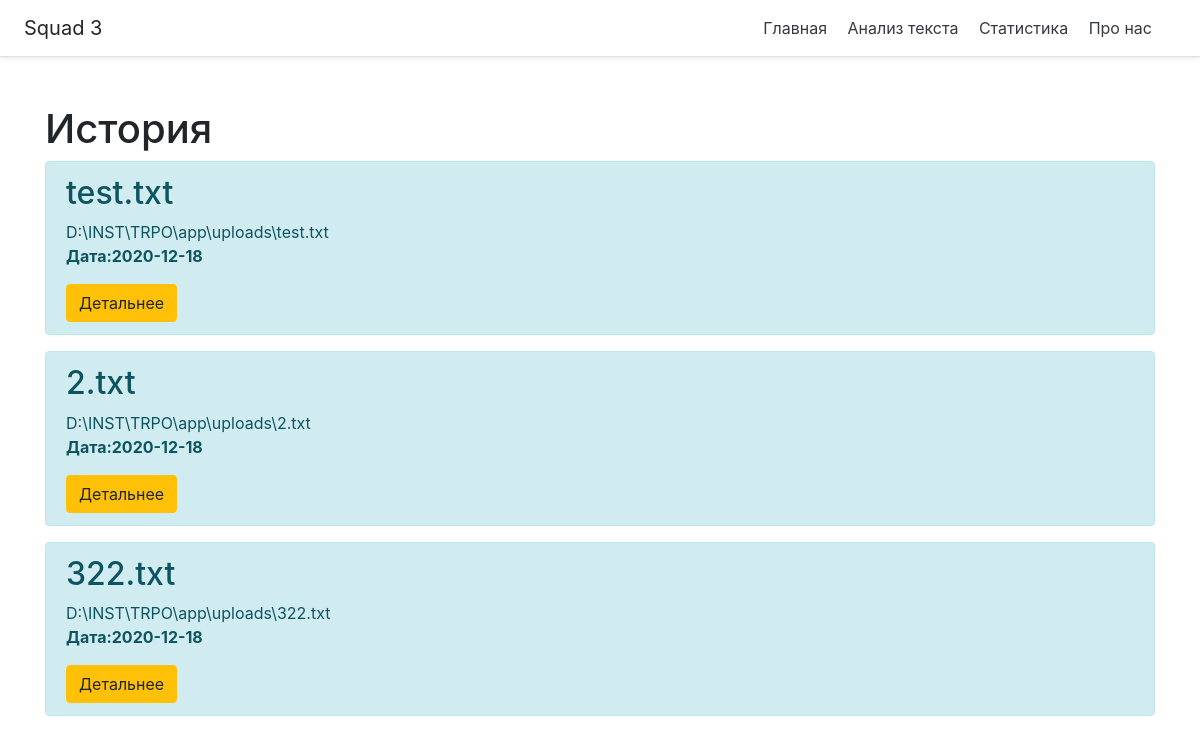
The page /show-statistics on the database its author committed.
### app/models.py (models this page shows)
class Files(db.Model):
    id = db.Column(db.Integer, primary_key=True)
    filename = db.Column(db.String(30), nullable=False)
    filepath = db.Column(db.String(100), nullable=False)
    date = db.Column(db.DateTime, default=datetime.now())
    def __repr__(self):
        return '<DFile %r>' % self.id

### app/views.py (the view)
@app.route('/show-statistics')
def show_statistics():
    exists = models.Files.query.first()
    if exists:
        print("ex show")
        files = models.Files.query.order_by(models.Files.date.desc()).all()
        print(files)
    else:
        print("net show")
        files = 0
    return render_template("show-statistics.html", files=files)

### app/templates/show-statistics.html (shortened to what this page needs)
{% extends 'base.html' %}
{% block body %}
{% if files != 0 %}
<div class="container mt-5">
  <h1 >История</h1>
    {% for el in files %}
    <div class="alert alert-info">
        <h2>{{el.filename}}</h2>
        <p2>{{el.filepath}}</p2>
        <p><b>Дата:{{el.date.date()}}</b></p>
        <a href="/show-statistics/{{el.id}}" class="btn btn-warning">Детальнее</a>
    </div>
    {% endfor %}
</div>
{% else %}
Пока нет записей D:
{% endif %}
{% endblock %}

### app/templates/base.html (shortened to what this page needs)
<!doctype html>
<html lang="ru">
<head>
    <link  rel = "stylesheet" href="{{ url_for('static',filename = 'css/main.css') }}">
    <link  rel = "stylesheet" href=" https://stackpath.bootstrapcdn.com/bootstrap/4.5.2/css/bootstrap.min.css">
</head>
<body>
    <div class="d-flex flex-column flex-md-row align-items-center p-3 px-md-4 mb-3 bg-white border-bottom shadow-sm">
      <h5 class="my-0 mr-md-auto font-weight-normal">Squad 3</h5>
      <nav class="my-2 my-md-0 mr-md-3">
        <a class="p-2 text-dark" href="/">Главная</a>
        <a class="p-2 text-dark" href="/text-analysis">Анализ текста</a>
          <a class="p-2 text-dark" href="/show-statistics">Статистика</a>
          <a class="p-2 text-dark" href="/about">Про нас</a>
      </nav>
    </div>
    {% block body %} {% endblock %}
</body>
</html>

### rows shown on the page
Files: filename "test.txt", filepath "D:\\INST\\TRPO\\app\\uploads\\test.txt", date "2020-12-18"
Files: filename "2.txt", filepath "D:\\INST\\TRPO\\app\\uploads\\2.txt", date "2020-12-18"
Files: filename "322.txt", filepath "D:\\INST\\TRPO\\app\\uploads\\322.txt", date "2020-12-18"
